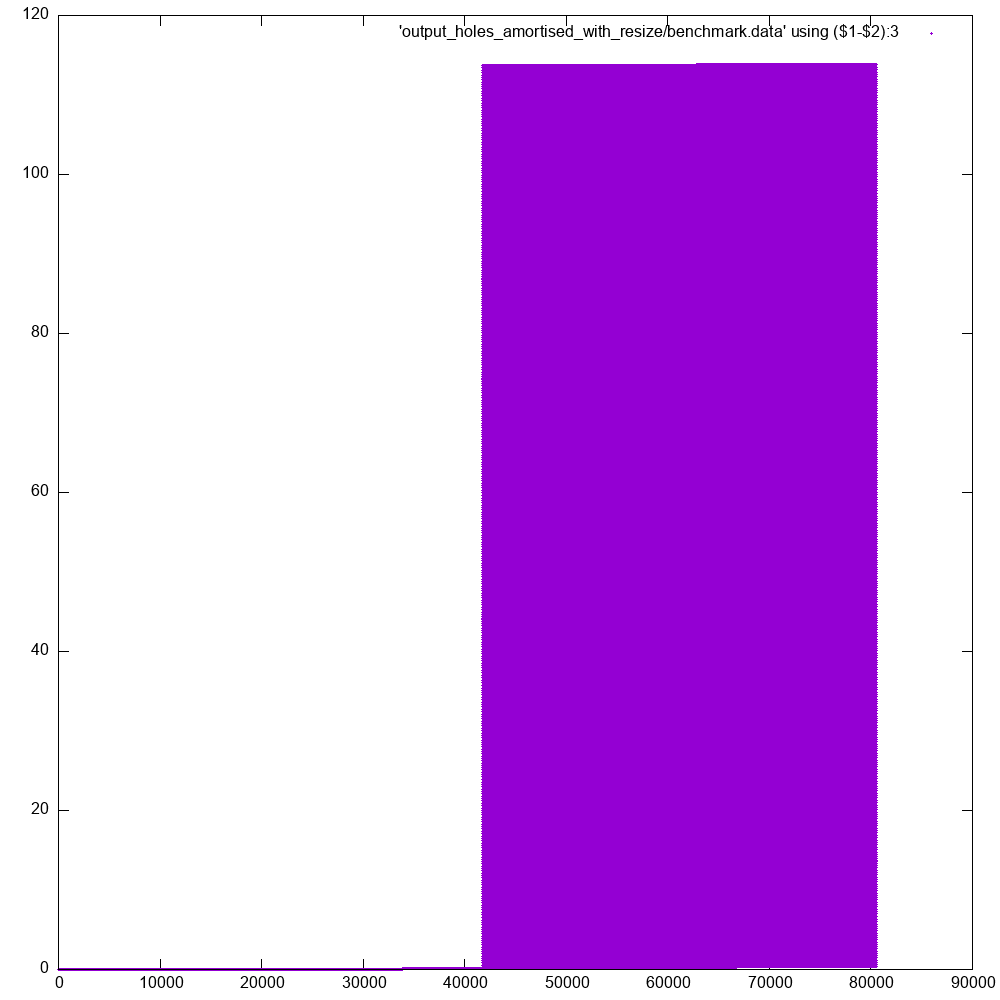

The gnuplot source for this figure:
# set term svg enhanced mouse size 1000,1000
# set output 'plot_holes.svg'

set term png size 1000,1000
set output 'plot_holes_amortised_with_resize.png'
# set logscale xy
# set yrange [0:0.1]

# holes(x) = a0*x + b0

# fit holes(x) 'output_holes/benchmark.data' using (100000/$1):2 via a0,b0

plot \
    'output_holes_amortised_with_resize/benchmark.data' using ($1-$2):3 ps 0.2
#    holes(x)

    #  f(x) = a*x**2 + b*x + c
    #  g(x,y) = a*x**2 + b*y**2 + c*x*y
    #  FIT_LIMIT = 1e-6
    #  fit f(x) 'measured.dat' via 'start.par'
    #  fit f(x) 'measured.dat' using 3:($7-5) via 'start.par'
    #  fit f(x) './data/trash.dat' using 1:2:3 via a, b, c
    #  fit g(x,y) 'surface.dat' using 1:2:3:(1) via a, b, c

